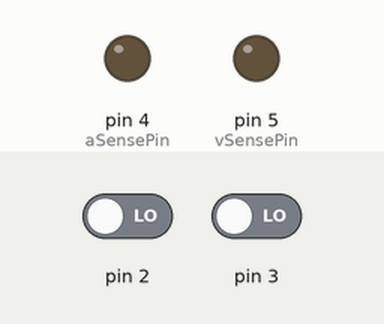
Recording of a sketch running on a simulated Arduino Uno, built with avr-gcc and run on an emulated ATmega328P. Parts: output pins drawn as LEDs (lit = HIGH). Inputs (shaded band) come from the test bench; at power-on: pin 2 LOW, pin 3 LOW. What the sketch prints to the serial monitor is not drawn.

Above: at 1.2 s.
1.3 s: pin 2 driven HIGH
2.8 s: pin 3 driven HIGH
Timing chart, 0 to 5.8 s (numbered marks = the images above; inputs shaded):
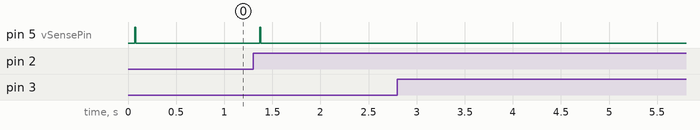

The sketch:

paceTest4.ino
```cpp
/*
  Pacemaker Test 4

  CIS 541
  Fall 2013
  Pacemaker Project
  Group 2
*/

#include <TimerOne.h>

// I/O Pins
// Pins 0 & 1 used for serial transfer (for debugging purposes)
const int aSensePin = 4;     // the atrial sense pin
const int vSensePin = 5;     // the ventricular sense pin
//const int aPacePin = 2;      // the atrial pace pin
//const int vPacePin = 3;      // the ventricular pace pin
const unsigned long pulseTime = 10;    // pulse time for sense outputs

/////////////////////////////////
const int AVI=150;
const int LRI=1000;
const int VPR=200;
const int PVARP=300;
const int URI=500;
const int PAVB=60;
const int VSP=100;

////////////////////////////////////

// State
volatile unsigned long time = 0;      // time counter
volatile unsigned long Aclk=0;
volatile unsigned long Vclk=0;
volatile int checkA=0;
volatile int checkV=0;
volatile int Vtime=0;

void setup() {
  // attach external interrupts
  attachInterrupt(0, APace, RISING);
  attachInterrupt(1, VPace, RISING);

  // initialize the sense pins as outputs:
  pinMode(aSensePin, OUTPUT);
  pinMode(vSensePin, OUTPUT);

  // initialize timer1, and set a 1 millisecond period
  Timer1.initialize(1000);
  // attaches timeCallback() as a timer overflow interrupt
  Timer1.attachInterrupt(timeCallback);

  randomSeed(analogRead(0)); // seed our random number generator with random analog noise.

  // initialize serial communication (for debugging)
  Serial.begin(115200);
}

void loop() {
  if(time==70)
  {
    VSense();
  }

  if(time==105 && checkV !=1)
  {
    Serial.println("Vpace FAIL");
  }

  if(time == 110)
  {
    checkV=0;
  }

}

void ASense() {
  // DEBUG
  Serial.print("-- ASense! -- ");
  Serial.println(time);

  digitalWrite(aSensePin, HIGH);
  delay(pulseTime);
  digitalWrite(aSensePin, LOW);
}

void VSense() {
  // DEBUG
  Serial.print("-- VSense! -- ");
  Serial.println(time);

  digitalWrite(vSensePin, HIGH);
  delay(pulseTime);
  digitalWrite(vSensePin, LOW);
}

void APace() {
  // DEBUG
  Serial.print("-- APace? -- ");
  Serial.println(time);

   checkA=1;
   Aclk=0;
   time=0;
}

void VPace() {
  // DEBUG
  Serial.print("-- VPace? -- ");
  Serial.println(time);

  checkV=1;
}

void timeCallback() {
  // DEBUG
  if ((time % 300) == 0) {
    Serial.print("time ");
    Serial.println(time);
  }
  Aclk += 1;
  Vclk += 1;
  time += 1;
}
```

Measured:
- after the input at 1.3 s, pin 5 (vSensePin): LOW → HIGH after 0.07 s, → LOW 0.01 s later
- after the input at 2.8 s, every drawn part: stays the same
